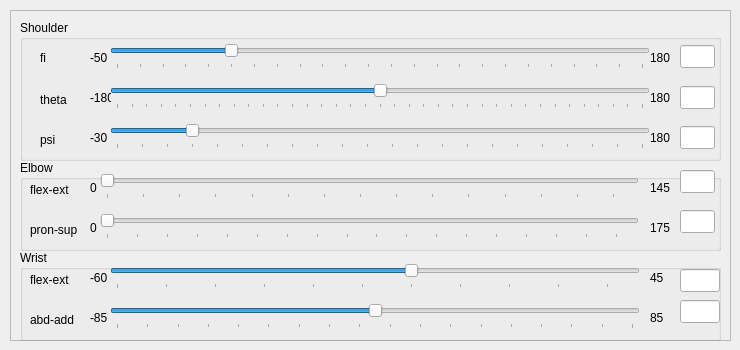
      <widget class="QWidget" name="tab">
       <attribute name="title">
        <string>Arm</string>
       </attribute>
       <widget class="QFrame" name="frame_2">
        <property name="geometry">
         <rect>
          <x>10</x>
          <y>10</y>
          <width>721</width>
          <height>331</height>
         </rect>
        </property>
        <property name="frameShape">
         <enum>QFrame::StyledPanel</enum>
        </property>
        <property name="frameShadow">
         <enum>QFrame::Raised</enum>
        </property>
        <widget class="QGroupBox" name="groupBox_6">
         <property name="geometry">
          <rect>
           <x>10</x>
           <y>240</y>
           <width>701</width>
           <height>91</height>
          </rect>
         </property>
         <property name="title">
          <string>Wrist</string>
         </property>
         <widget class="QLabel" name="label_10">
          <property name="geometry">
           <rect>
            <x>10</x>
            <y>20</y>
            <width>51</width>
            <height>20</height>
           </rect>
          </property>
          <property name="text">
           <string>flex-ext</string>
          </property>
         </widget>
         <widget class="QSlider" name="slider_psi_fe_w">
          <property name="geometry">
           <rect>
            <x>90</x>
            <y>10</y>
            <width>530</width>
            <height>29</height>
           </rect>
          </property>
          <property name="minimum">
           <number>-60</number>
          </property>
          <property name="maximum">
           <number>45</number>
          </property>
          <property name="tracking">
           <bool>true</bool>
          </property>
          <property name="orientation">
           <enum>Qt::Horizontal</enum>
          </property>
          <property name="invertedAppearance">
           <bool>false</bool>
          </property>
          <property name="invertedControls">
           <bool>false</bool>
          </property>
          <property name="tickPosition">
           <enum>QSlider::TicksBelow</enum>
          </property>
          <property name="tickInterval">
           <number>10</number>
          </property>
         </widget>
         <widget class="QLabel" name="label_min_psi_fe_w">
          <property name="geometry">
           <rect>
            <x>70</x>
            <y>20</y>
            <width>21</width>
            <height>16</height>
           </rect>
          </property>
          <property name="text">
           <string>-60</string>
          </property>
         </widget>
         <widget class="QSlider" name="slider_psi_abd_w">
          <property name="geometry">
           <rect>
            <x>90</x>
            <y>50</y>
            <width>530</width>
            <height>29</height>
           </rect>
          </property>
          <property name="minimum">
           <number>-85</number>
          </property>
          <property name="maximum">
           <number>85</number>
          </property>
          <property name="tracking">
           <bool>true</bool>
          </property>
          <property name="orientation">
           <enum>Qt::Horizontal</enum>
          </property>
          <property name="invertedAppearance">
           <bool>false</bool>
          </property>
          <property name="invertedControls">
           <bool>false</bool>
          </property>
          <property name="tickPosition">
           <enum>QSlider::TicksBelow</enum>
          </property>
          <property name="tickInterval">
           <number>10</number>
          </property>
         </widget>
         <widget class="QLabel" name="label_11">
          <property name="geometry">
           <rect>
            <x>10</x>
            <y>60</y>
            <width>51</width>
            <height>20</height>
           </rect>
          </property>
          <property name="text">
           <string>abd-add</string>
          </property>
         </widget>
         <widget class="QLabel" name="label_min_psi_abd_w">
          <property name="geometry">
           <rect>
            <x>70</x>
            <y>60</y>
            <width>21</width>
            <height>16</height>
           </rect>
          </property>
          <property name="text">
           <string>-85</string>
          </property>
         </widget>
         <widget class="QLabel" name="label_max_psi_fe_w">
          <property name="geometry">
           <rect>
            <x>630</x>
            <y>20</y>
            <width>21</width>
            <height>16</height>
           </rect>
          </property>
          <property name="text">
           <string>45</string>
          </property>
         </widget>
         <widget class="QLabel" name="label_max_psi_abd_w">
          <property name="geometry">
           <rect>
            <x>630</x>
            <y>60</y>
            <width>21</width>
            <height>16</height>
           </rect>
          </property>
          <property name="text">
           <string>85</string>
          </property>
         </widget>
         <widget class="QLineEdit" name="text_psi_fe_w">
          <property name="geometry">
           <rect>
            <x>660</x>
            <y>19</y>
            <width>40</width>
            <height>23</height>
           </rect>
          </property>
         </widget>
         <widget class="QLineEdit" name="text_psi_abd_w">
          <property name="geometry">
           <rect>
            <x>660</x>
            <y>50</y>
            <width>40</width>
            <height>23</height>
           </rect>
          </property>
         </widget>
        </widget>
        <widget class="QGroupBox" name="groupBox_5">
         <property name="geometry">
          <rect>
           <x>10</x>
           <y>150</y>
           <width>701</width>
           <height>91</height>
          </rect>
         </property>
         <property name="title">
          <string>Elbow</string>
         </property>
         <widget class="QLabel" name="label_8">
          <property name="geometry">
           <rect>
            <x>10</x>
            <y>20</y>
            <width>51</width>
            <height>20</height>
           </rect>
          </property>
          <property name="text">
           <string>flex-ext</string>
          </property>
         </widget>
         <widget class="QSlider" name="slider_psi_fe_e">
          <property name="geometry">
           <rect>
            <x>80</x>
            <y>10</y>
            <width>539</width>
            <height>29</height>
           </rect>
          </property>
          <property name="minimum">
           <number>0</number>
          </property>
          <property name="maximum">
           <number>145</number>
          </property>
          <property name="tracking">
           <bool>true</bool>
          </property>
          <property name="orientation">
           <enum>Qt::Horizontal</enum>
          </property>
          <property name="invertedAppearance">
           <bool>false</bool>
          </property>
          <property name="invertedControls">
           <bool>false</bool>
          </property>
          <property name="tickPosition">
           <enum>QSlider::TicksBelow</enum>
          </property>
          <property name="tickInterval">
           <number>10</number>
          </property>
         </widget>
         <widget class="QLabel" name="label_min_psi_fe_e">
          <property name="geometry">
           <rect>
            <x>70</x>
            <y>20</y>
            <width>20</width>
            <height>16</height>
           </rect>
          </property>
          <property name="text">
           <string>0</string>
          </property>
         </widget>
         <widget class="QSlider" name="slider_psi_ps_e">
          <property name="geometry">
           <rect>
            <x>80</x>
            <y>50</y>
            <width>539</width>
            <height>29</height>
           </rect>
          </property>
          <property name="minimum">
           <number>0</number>
          </property>
          <property name="maximum">
           <number>175</number>
          </property>
          <property name="tracking">
           <bool>true</bool>
          </property>
          <property name="orientation">
           <enum>Qt::Horizontal</enum>
          </property>
          <property name="invertedAppearance">
           <bool>false</bool>
          </property>
          <property name="invertedControls">
           <bool>false</bool>
          </property>
          <property name="tickPosition">
           <enum>QSlider::TicksBelow</enum>
          </property>
          <property name="tickInterval">
           <number>10</number>
          </property>
         </widget>
         <widget class="QLabel" name="label_9">
          <property name="geometry">
           <rect>
            <x>10</x>
            <y>60</y>
            <width>51</width>
            <height>20</height>
           </rect>
          </property>
          <property name="text">
           <string>pron-sup</string>
          </property>
         </widget>
         <widget class="QLabel" name="label_min_psi_ps_e">
          <property name="geometry">
           <rect>
            <x>70</x>
            <y>60</y>
            <width>20</width>
            <height>16</height>
           </rect>
          </property>
          <property name="text">
           <string>0</string>
          </property>
         </widget>
         <widget class="QLabel" name="label_max_psi_fe_e">
          <property name="geometry">
           <rect>
            <x>630</x>
            <y>20</y>
            <width>31</width>
            <height>16</height>
           </rect>
          </property>
          <property name="text">
           <string>145</string>
          </property>
         </widget>
         <widget class="QLabel" name="label_max_psi_ps_e">
          <property name="geometry">
           <rect>
            <x>630</x>
            <y>60</y>
            <width>31</width>
            <height>16</height>
           </rect>
          </property>
          <property name="text">
           <string>175</string>
          </property>
         </widget>
         <widget class="QLineEdit" name="text_psi_fe_e">
          <property name="geometry">
           <rect>
            <x>660</x>
            <y>10</y>
            <width>35</width>
            <height>23</height>
           </rect>
          </property>
         </widget>
         <widget class="QLineEdit" name="text_psi_ps_e">
          <property name="geometry">
           <rect>
            <x>660</x>
            <y>50</y>
            <width>35</width>
            <height>23</height>
           </rect>
          </property>
         </widget>
        </widget>
        <widget class="QGroupBox" name="groupBox_4">
         <property name="geometry">
          <rect>
           <x>10</x>
           <y>10</y>
           <width>701</width>
           <height>141</height>
          </rect>
         </property>
         <property name="title">
          <string>Shoulder</string>
         </property>
         <widget class="QLabel" name="label_3">
          <property name="geometry">
           <rect>
            <x>20</x>
            <y>30</y>
            <width>31</width>
            <height>16</height>
           </rect>
          </property>
          <property name="text">
           <string>fi</string>
          </property>
         </widget>
         <widget class="QSlider" name="slider_fi_s">
          <property name="geometry">
           <rect>
            <x>90</x>
            <y>20</y>
            <width>540</width>
            <height>29</height>
           </rect>
          </property>
          <property name="minimum">
           <number>-50</number>
          </property>
          <property name="maximum">
           <number>180</number>
          </property>
          <property name="tracking">
           <bool>true</bool>
          </property>
          <property name="orientation">
           <enum>Qt::Horizontal</enum>
          </property>
          <property name="invertedAppearance">
           <bool>false</bool>
          </property>
          <property name="invertedControls">
           <bool>false</bool>
          </property>
          <property name="tickPosition">
           <enum>QSlider::TicksBelow</enum>
          </property>
          <property name="tickInterval">
           <number>10</number>
          </property>
         </widget>
         <widget class="QLabel" name="label_min_fi_s">
          <property name="geometry">
           <rect>
            <x>70</x>
            <y>30</y>
            <width>21</width>
            <height>16</height>
           </rect>
          </property>
          <property name="text">
           <string>-50</string>
          </property>
         </widget>
         <widget class="QSlider" name="slider_theta_s">
          <property name="geometry">
           <rect>
            <x>90</x>
            <y>60</y>
            <width>540</width>
            <height>29</height>
           </rect>
          </property>
          <property name="minimum">
           <number>-180</number>
          </property>
          <property name="maximum">
           <number>180</number>
          </property>
          <property name="tracking">
           <bool>true</bool>
          </property>
          <property name="orientation">
           <enum>Qt::Horizontal</enum>
          </property>
          <property name="invertedAppearance">
           <bool>false</bool>
          </property>
          <property name="invertedControls">
           <bool>false</bool>
          </property>
          <property name="tickPosition">
           <enum>QSlider::TicksBelow</enum>
          </property>
          <property name="tickInterval">
           <number>10</number>
          </property>
         </widget>
         <widget class="QLabel" name="label_4">
          <property name="geometry">
           <rect>
            <x>20</x>
            <y>70</y>
            <width>31</width>
            <height>20</height>
           </rect>
          </property>
          <property name="text">
           <string>theta</string>
          </property>
         </widget>
         <widget class="QLabel" name="label_min_theta_s">
          <property name="geometry">
           <rect>
            <x>70</x>
            <y>70</y>
            <width>21</width>
            <height>16</height>
           </rect>
          </property>
          <property name="text">
           <string>-180</string>
          </property>
         </widget>
         <widget class="QLabel" name="label_max_fi_s">
          <property name="geometry">
           <rect>
            <x>630</x>
            <y>30</y>
            <width>31</width>
            <height>16</height>
           </rect>
          </property>
          <property name="text">
           <string>180</string>
          </property>
         </widget>
         <widget class="QLabel" name="label_max_theta_s">
          <property name="geometry">
           <rect>
            <x>630</x>
            <y>70</y>
            <width>31</width>
            <height>16</height>
           </rect>
          </property>
          <property name="text">
           <string>180</string>
          </property>
         </widget>
         <widget class="QLabel" name="label_max_psi_s">
          <property name="geometry">
           <rect>
            <x>630</x>
            <y>110</y>
            <width>31</width>
            <height>16</height>
           </rect>
          </property>
          <property name="text">
           <string>180</string>
          </property>
         </widget>
         <widget class="QLabel" name="label_7">
          <property name="geometry">
           <rect>
            <x>20</x>
            <y>110</y>
            <width>31</width>
            <height>20</height>
           </rect>
          </property>
          <property name="text">
           <string>psi</string>
          </property>
         </widget>
         <widget class="QLabel" name="label_min_psi_s">
          <property name="geometry">
           <rect>
            <x>70</x>
            <y>110</y>
            <width>21</width>
            <height>16</height>
           </rect>
          </property>
          <property name="text">
           <string>-30</string>
          </property>
         </widget>
         <widget class="QSlider" name="slider_psi_s">
          <property name="geometry">
           <rect>
            <x>90</x>
            <y>100</y>
            <width>540</width>
            <height>29</height>
           </rect>
          </property>
          <property name="minimum">
           <number>-30</number>
          </property>
          <property name="maximum">
           <number>180</number>
          </property>
          <property name="tracking">
           <bool>true</bool>
          </property>
          <property name="orientation">
           <enum>Qt::Horizontal</enum>
          </property>
          <property name="invertedAppearance">
           <bool>false</bool>
          </property>
          <property name="invertedControls">
           <bool>false</bool>
          </property>
          <property name="tickPosition">
           <enum>QSlider::TicksBelow</enum>
          </property>
          <property name="tickInterval">
           <number>10</number>
          </property>
         </widget>
         <widget class="QLineEdit" name="text_fi_s">
          <property name="geometry">
           <rect>
            <x>660</x>
            <y>25</y>
            <width>35</width>
            <height>23</height>
           </rect>
          </property>
         </widget>
         <widget class="QLineEdit" name="text_theta_s">
          <property name="geometry">
           <rect>
            <x>660</x>
            <y>66</y>
            <width>35</width>
            <height>23</height>
           </rect>
          </property>
         </widget>
         <widget class="QLineEdit" name="text_psi_s">
          <property name="geometry">
           <rect>
            <x>660</x>
            <y>106</y>
            <width>35</width>
            <height>23</height>
           </rect>
          </property>
         </widget>
        </widget>
       </widget>
      </widget>
